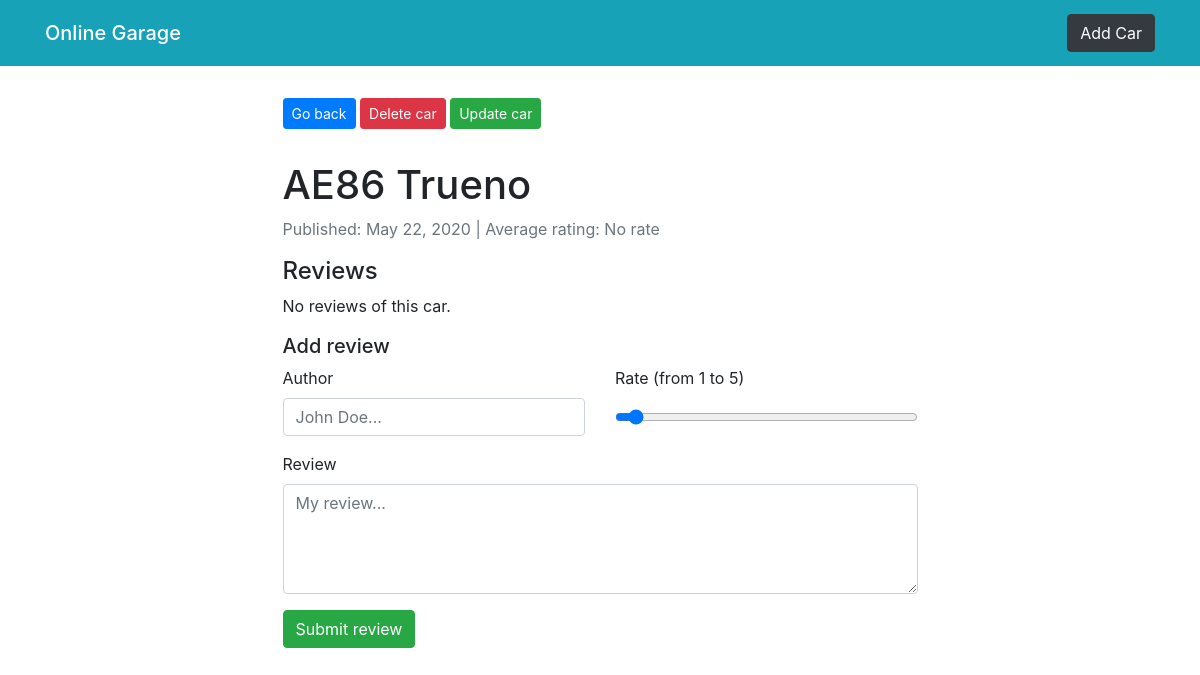
/details/2/, run on an earlier commit of the app's database.
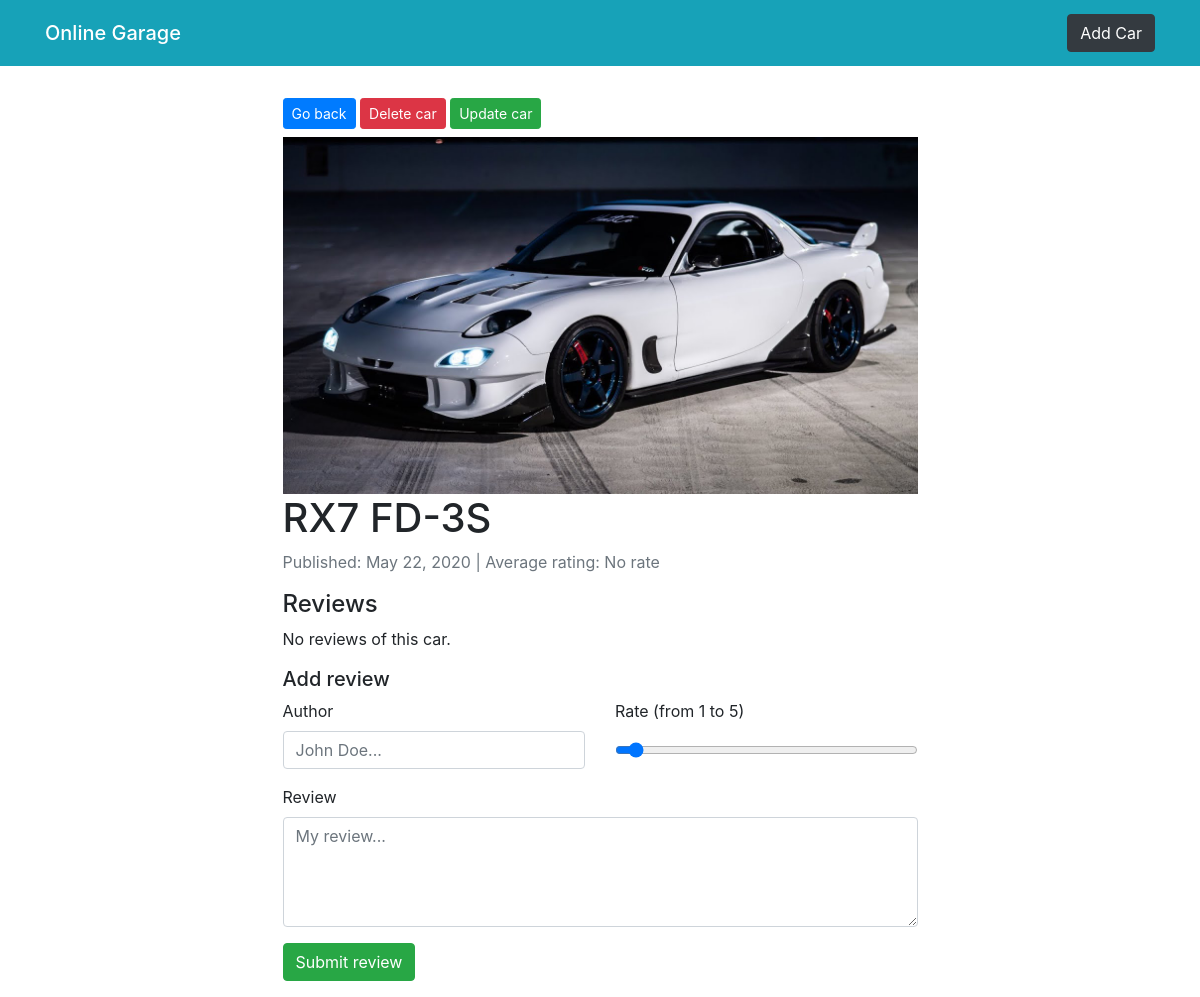
And on a later commit of the database.
### cars/models.py (models this page shows, shortened)
class Car(models.Model):
    name = models.CharField(max_length=100)
    photo = models.ImageField(
        upload_to='uploads/cars', default='default.jpg')
    pub_date = models.DateField('Published', auto_now_add=True)
    def avg_rating(self):
        average = self.review_set.all().aggregate(Avg('rating'))['rating__avg']
        if average == None:
            return 'No rate'
        return '%.1f' % average

### cars/views.py (the view)
# urls.py: path('details/<int:car_id>/', views.details, name='details'),
def details(request, car_id):
    if request.method == 'GET':
        car = get_object_or_404(Car, pk=car_id)
        return render(request, 'cars/details.html', {'car': car})

### templates/cars/details.html (shortened to what this page needs)
{% extends 'layouts/main.html' %}
{% block content %}
<div class="row my-3">
  <div class="col-md-7 mx-auto mt-3">
    <div class="links mb-2">
      <a href="{%url 'cars:index'%}" class="btn btn-primary btn-sm">Go back</a>
      <a href="{% url 'cars:remove_car' car.id %}" class="btn btn-danger btn-sm">Delete car</a>
      <a href="{% url 'cars:update_car' car.id %}" class="btn btn-success btn-sm">Update car</a>
    </div>
    <img src="{{ car.photo.url }}" alt="" class="img-fluid">
    <h1>{{car.name}}</h1>
    <p class="text-muted">Published: {{car.pub_date}} | Average rating: {{car.avg_rating}}</p>
    <h4>Reviews</h4>
    {% if car.review_set.all %}
    {% for review in car.review_set.all %}
    <div class="card card-body">
      <p class="mb-0 text-muted">Review by {{review.author}}</p>
      <small class="text-info mb-2 d-block">{{review.rating}} points of 5</small>
      <p>{{review.content}}</p>
      <a href="{% url 'cars:remove_review' car.id review.id %}" class="text-danger">Delete review</a>
    </div>
    <hr>
    {% endfor %}
    {% else %}
    <p>No reviews of this car.</p>
    {% endif %}
    <h5>Add review</h5>
    <form action="{% url 'cars:reviews' car.id %}" method="POST">
      <div class="form-group">
        <div class="row">
          <div class="col-md-6">
            <label for="author">Author</label>
            <input type="text" name="author" id="author" placeholder="John Doe..." class="form-control">
          </div>
          <div class="col-md-6">
            <label for="rating">Rate (from 1 to 5)</label>
            <input type="range" value="1" name="rating" id="rating" min="1" max="5" class="form-control">
          </div>
        </div>
      </div>
      <div class="form-group">
        <label for="content">Review</label>
        <textarea name="content" id="content" cols="30" rows="4" class="form-control"
          placeholder="My review..."></textarea>
      </div>
      <input type="submit" value="Submit review" class="btn btn-success">
    </form>
  </div>
</div>
{% endblock %}

### templates/layouts/main.html (shortened to what this page needs)
<!DOCTYPE html>
<html lang="en">
<head>
  <link rel="stylesheet" href="https://stackpath.bootstrapcdn.com/bootstrap/4.4.1/css/bootstrap.min.css"
>
</head>
<body>
  {% include 'partials/__navbar.html' %}
  <div class="container">
    {% block content %}
    {% endblock %}
  </div>
</body>
</html>

### templates/partials/__navbar.html
<nav class="navbar navbar-dark bg-info">
  <div class="container">
    <a class="navbar-brand" href="/">
      <span class="navbar-brand mb-0 h1">Online Garage</span>
    </a>
    <a href="{% url 'cars:add_car' %}" class="btn btn-dark">Add Car</a>
  </div>
</nav>

What changed in the data, as far as the page shows it:
changed Car "No rate": photo: picture added; name "AE86 Trueno" → "RX7 FD-3S"
